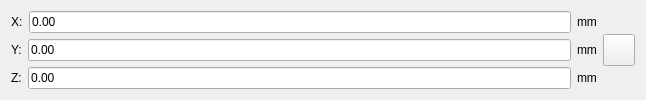
<?xml version="1.0" encoding="UTF-8"?>
<ui version="4.0">
 <class>geoPointWidget</class>
 <widget class="QWidget" name="geoPointWidget">
  <property name="geometry">
   <rect>
    <x>0</x>
    <y>0</y>
    <width>646</width>
    <height>98</height>
   </rect>
  </property>
  <property name="windowTitle">
   <string>Form</string>
  </property>
  <layout class="QGridLayout" name="gridLayout">
   <item row="0" column="0">
    <layout class="QVBoxLayout" name="verticalLayout">
     <item>
      <layout class="QHBoxLayout" name="horizontalLayout">
       <item>
        <widget class="QLabel" name="label">
         <property name="text">
          <string>X:</string>
         </property>
        </widget>
       </item>
       <item>
        <widget class="QLineEdit" name="lineEditX">
         <property name="text">
          <string>0.00</string>
         </property>
        </widget>
       </item>
       <item>
        <widget class="QLabel" name="label_4">
         <property name="text">
          <string>mm</string>
         </property>
        </widget>
       </item>
      </layout>
     </item>
     <item>
      <layout class="QHBoxLayout" name="horizontalLayout_2">
       <item>
        <widget class="QLabel" name="label_2">
         <property name="text">
          <string>Y:</string>
         </property>
        </widget>
       </item>
       <item>
        <widget class="QLineEdit" name="lineEditY">
         <property name="text">
          <string>0.00</string>
         </property>
        </widget>
       </item>
       <item>
        <widget class="QLabel" name="label_5">
         <property name="text">
          <string>mm</string>
         </property>
        </widget>
       </item>
      </layout>
     </item>
     <item>
      <layout class="QHBoxLayout" name="horizontalLayout_3">
       <item>
        <widget class="QLabel" name="label_3">
         <property name="text">
          <string>Z:</string>
         </property>
        </widget>
       </item>
       <item>
        <widget class="QLineEdit" name="lineEditZ">
         <property name="text">
          <string>0.00</string>
         </property>
        </widget>
       </item>
       <item>
        <widget class="QLabel" name="label_6">
         <property name="text">
          <string>mm</string>
         </property>
        </widget>
       </item>
      </layout>
     </item>
    </layout>
   </item>
   <item row="0" column="1">
    <widget class="QPushButton" name="geoSelectPoint">
     <property name="sizePolicy">
      <sizepolicy hsizetype="Minimum" vsizetype="Minimum">
       <horstretch>0</horstretch>
       <verstretch>0</verstretch>
      </sizepolicy>
     </property>
     <property name="minimumSize">
      <size>
       <width>32</width>
       <height>32</height>
      </size>
     </property>
     <property name="maximumSize">
      <size>
       <width>32</width>
       <height>32</height>
      </size>
     </property>
     <property name="styleSheet">
      <string notr="true">background-image: url(:/QUI/geometry/selectpoint.png);</string>
     </property>
     <property name="text">
      <string/>
     </property>
     <property name="checkable">
      <bool>true</bool>
     </property>
    </widget>
   </item>
  </layout>
 </widget>
 <resources>
  <include location="../qrc/qianfan.qrc"/>
 </resources>
 <connections/>
</ui>
